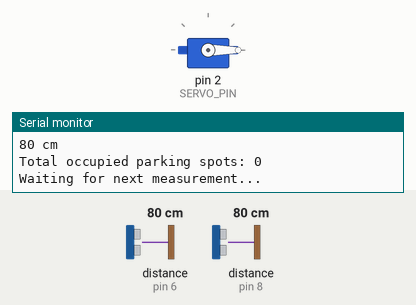
A sketch run on a simulated Arduino Uno, built with avr-gcc and run on an emulated ATmega328P. Parts: servo, the last lines printed to the serial monitor. Wiring (inferred from the names in the program): 2 × ultrasonic range finder: trigger pin 7, echo pin 6 / trigger pin 10, echo pin 8. Inputs (shaded band) come from the test bench; at power-on: distance to the obstacle (sensors on pin 6, pin 8) 80 cm. The echo pulse lasts 58.3 µs per cm.

Above: at 8.6 s.
8.7 s: distance to the obstacle (sensor on pin 6) set to 4 cm
11.5 s: distance to the obstacle (sensor on pin 6) set to 7 cm
At 13.8 s:
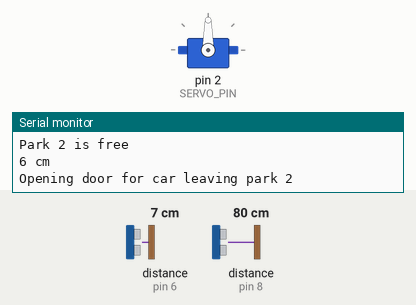
Timing chart, 0 to 18.0 s (numbered marks = the images above; inputs shaded):
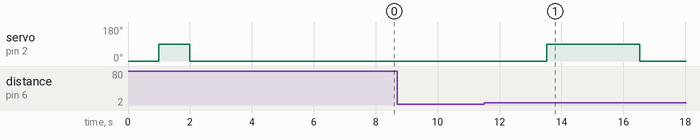

Measured:
- after the input at 11.5 s, servo on pin 2 (SERVO_PIN): 0° → 90° after 2.0 s, → 0° 3.0 s later

The sketch:

2_sensores_e_servo.ino
```cpp
#include <Servo.h>
Servo myservo; // create servo object to control a servo

// Variables for distance calculation
const unsigned int precision = (1000000 / (F_CPU / 1000)) * 8; // constant for conversion
const unsigned int ns2cm = 58000;
volatile unsigned int start = 0;
volatile unsigned long atraso = 0;
volatile byte direccao = 1; // direction of count (1 is up)

// Define pins for first ultrasonic sensor (using Timer1 Input Capture)
#define TRIGGER_PIN1 10 // PB2
#define ECHO_PIN1 8     // PB0

// Define pins for second ultrasonic sensor (using manual pulse timing)
#define TRIGGER_PIN2 7 // PD7
#define ECHO_PIN2 6    // PD6  // FIXED: This was missing in the pulseIn() call

// Define pin for servo motor (using manual pulse generation)
#define SERVO_PIN 2 // PD2

// Timing variables - read car positions and declared them every 2 seconds
unsigned long lastTriggerTime = 0;
const unsigned long triggerInterval = 1000; // 2 seconds between readings

// Parking management variables
// volatile int total_carros_no_estacionamento = 0;
volatile int total_estacionamentos_ocupados = 0; // Total number of occupied parking spots
volatile bool park1_occupied = false;            // Track previous state of parking spot 1
volatile bool park2_occupied = false;            // Track previous state of parking spot 2
const int distanceThreshold = 5;                 // Distance threshold for parking spot detection (in cm)
volatile int distance1 = 0;                      // Distance for parking spot 1
volatile int distance2 = 0;                      // Distance for parking spot 2
volatile bool car1_leaving = false;
volatile bool car2_leaving = false;

// Servo control variables
volatile bool doorOpen = false;
int holdDoor = 3000; // variable to store the servo position

void setup()
{
  // put your setup code here, to run once:
  Serial.begin(9600);

  myservo.attach(SERVO_PIN);
  Serial.println("Testing servo movement");
  myservo.write(0);
  delay(1000);
  myservo.write(90);
  delay(1000);
  myservo.write(0);
  delay(1000);
  Serial.println("Servo test complete");

  // Configure first sensor pins (PORTB)
  DDRB |= (1 << DDB2);  // Set PB2 (pin 10) as output for trigger
  DDRB &= ~(1 << DDB0); // Set PB0 (pin 8) as input for echo

  // Configure second sensor pins (PORTD)
  DDRD |= (1 << DDD7);  // Set PD7 (pin 7) as output for trigger
  DDRD &= ~(1 << DDD6); // Set PD6 (pin 6) as input for echo

  // Configure servo pin as output
  // DDRD |= (1 << DDD2);   // Set PD2 (pin 2) as output for servo

  // Ensure trigger pins start LOW
  PORTB &= ~(1 << PB2); // First sensor trigger LOW
  PORTD &= ~(1 << PD7); // Second sensor trigger LOW
  // PORTD &= ~(1 << PD2);  // Servo pin LOW

  // Set up Timer1 for input capture (for first sensor)
  // TCCR1A = 0; // Normal operation, no PWM
  // TCCR1B = 0; // Normal operation, no PWM

  Serial.println("Dual ultrasonic sensor system initialized");
}

void loop()
{
  Serial.println("Reading both parking sensors");

  // Store previous state before updating
  bool prev_park1_occupied = park1_occupied;
  bool prev_park2_occupied = park2_occupied;

  checkParkingSlots();

  // Check for leaving cars using previous and current states
  car1_leaving = prev_park1_occupied && !park1_occupied;
  car2_leaving = prev_park2_occupied && !park2_occupied;

  // Handle car leaving
  if (car1_leaving)
  {
    if (!doorOpen)
    {
      int parkNumber = 1;
      Serial.print("Opening door for car leaving park ");
      Serial.println(parkNumber);

      myservo.write(90);
      doorOpen = true;
      delay(holdDoor);
      myservo.write(0);

      Serial.print("Door is closed for car leaving park ");
      Serial.println(parkNumber);
      doorOpen = false;
    }
    else
    {
      delay(holdDoor);
      myservo.write(0);
      Serial.print("Door is closed for car leaving park ");
      Serial.println(1);
      doorOpen = false;
    }
  }

  if (car2_leaving)
  {
    if (!doorOpen)
    {
      int parkNumber = 2;
      Serial.print("Opening door for car leaving park ");
      Serial.println(parkNumber);

      myservo.write(90);
      doorOpen = true;
      delay(holdDoor);
      myservo.write(0);

      Serial.print("Door is closed for car leaving park ");
      Serial.println(parkNumber);
      doorOpen = false;
    }
    else
    {
      delay(holdDoor);
      myservo.write(0);
      Serial.print("Door is closed for car leaving park ");
      Serial.println(2);
      doorOpen = false;
    }
  }

  Serial.print("Total occupied parking spots: ");
  Serial.println(total_estacionamentos_ocupados);

  Serial.println("Waiting for next measurement...");
  delay(2000);
}

void checkParkingSlots()
{
  total_estacionamentos_ocupados = 0; // Reset the count for each loop iteration
  distance1 = measureDistance(TRIGGER_PIN1, ECHO_PIN1);
  park1_occupied = (distance1 < distanceThreshold && distance1 > 0);
  if (park1_occupied)
  {
    Serial.println("Park 1 is occupied");
    Serial.print(distance1);
    Serial.println(" cm");
    total_estacionamentos_ocupados++;
  }
  else
  {
    Serial.println("Park 1 is free");
    Serial.print(distance1);
    Serial.println(" cm");
  }

  distance2 = measureDistance(TRIGGER_PIN2, ECHO_PIN2);
  park2_occupied = (distance2 < distanceThreshold && distance2 > 0);
  if (park2_occupied)
  {
    Serial.println("Park 2 is occupied");
    Serial.print(distance2);
    Serial.println(" cm");
    total_estacionamentos_ocupados++;
  }
  else
  {
    Serial.println("Park 2 is free");
    Serial.print(distance2);
    Serial.println(" cm");
  }
}

long measureDistance(int triggerPin, int echoPin)
{
  // Use correct ports based on which pin we're working with
  if (triggerPin == TRIGGER_PIN1)
  {
    // First sensor uses Port B
    PORTB &= ~(1 << 2); // Clear PB2 (pin 10)
    delayMicroseconds(2);
    PORTB |= (1 << 2); // Set PB2 high
    delayMicroseconds(10);
    PORTB &= ~(1 << 2); // Set PB2 low
  }
  else if (triggerPin == TRIGGER_PIN2)
  {
    // Second sensor uses Port D
    PORTD &= ~(1 << 7); // Clear PD7 (pin 7)
    delayMicroseconds(2);
    PORTD |= (1 << 7); // Set PD7 high
    delayMicroseconds(10);
    PORTD &= ~(1 << 7); // Set PD7 low
  }

  // Measure the echo pulse duration manually
  unsigned long duration = pulseIn(echoPin, HIGH, 30000);

  // Convert to distance (cm)
  if (duration == 0)
  {
    return 0; // No echo received
  }
  else
  {
    return duration / 58; // Convert to cm (speed of sound)
  }
}
```
